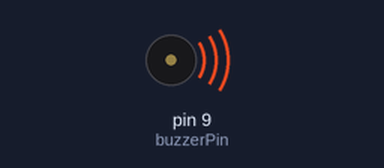
A sketch run on a simulated Arduino Uno, built with avr-gcc and run on an emulated ATmega328P. Parts: buzzer (waves = sounding).

Above: at 0.15 s.
Timing chart, 0 to 3.0 s (numbered marks = the images above):
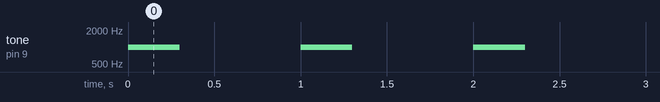

The sketch:

PCBeepSoundCode.ino
```cpp
int buzzerPin = 9;  // Pin connected to the active buzzer

int beepFrequency = 1000;  // Frequency of the beep (1kHz)
int beepDuration = 300;    // Duration of the beep (in milliseconds)

void setup() {
  // Nothing to set up
}

void loop() {
  tone(buzzerPin, beepFrequency, beepDuration);  // Generate the beep
  delay(1000);  // Wait before repeating the beep
}
```

Measured:
- by itself, tone on pin 9 (buzzerPin): alternates 1000 Hz for 0.30 s and silent for 0.70 s
